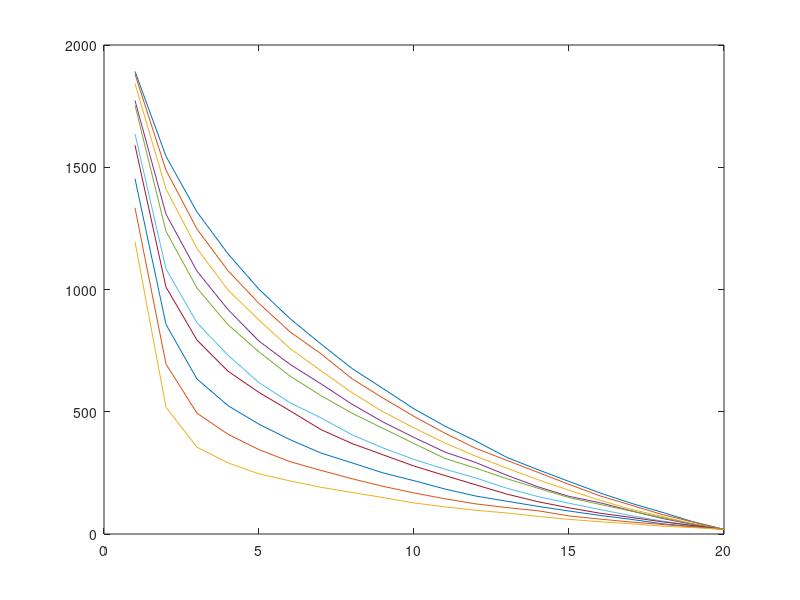

Reproduce this figure in MATLAB.
%Optimal Page Replacement algorithm.
%Made by: Vandit Sheth
%Optimal page replacement algorithm is only possible if we have a batch
%system i.e. the order of page calls is known before-hand.
%Here the locality of reference has been taken into consideration. The
%number of page calls are 2000 whereas the number of logical pages are
%2000 and the physical pages range from 1 to 20(the number of logical
%pages). In OPR the page when there is a page fault, first the empty slots
%(having page number 0) are filled. If there is no such slot than the page
%that is referenced again after maximum cycles is replaced. This algorithm
%is best to avoid page faults but it is expensive as the next reference of
%all physical pages will have to be checked. Also, this is only realizable
%if we know the sequence of page references before-hand

function OPR()
clear
ncalls=2000;
nlogical=20;
% calls=ceil(rand(1,ncalls)*nlogical);
result = zeros(1,nlogical);
calls=zeros(1,ncalls);
nlocal = 6;                 % page range of program locality 
locality = (0:9)*0.1;       % ten values of locality parameter

for cnt=1:10
    generate_calls(nlogical, nlocal, locality(cnt));
    for i=1:nlogical
        result(i)=pagefaults(i);
    end
    plot((1:nlogical), result);
    hold on;
end

%%%%%%%%%%%%%%%%%%%%%%%%%%%%%%%%%%%%%%%%%%%%%%%%%%%%%%%%%%%%%%%%%%%%%%%%%%%
function generate_calls( nlogical, nlocal, locality )
%
% nlogical - number of logical pages
% nlocal   - page range of program locality 
% locality - locality parameter (= probablility of making local reference)
%            (note: main program uses an array of 10 locality values)
%
%
tmp = size(calls);
ref_cnt = tmp(2);
%
% create the first nlocal references
calls(1:nlocal) = floor(rand(1,nlocal)*nlogical);
%
% now create the remaining references 
%
% each reference generated is either local or general:
%   local -- uniformly distributed over the last nlocal references
%   general -- uniformly distributed over all nlogical pages
%
% probability of generating local reference = locality 
%
for k = nlocal+1 : ref_cnt
    local = rand() > 1-locality;                % boooean flag for local reference   
    if local
        back_ref = floor(rand()*nlocal);        % within the last nlocal references
        calls(k) = calls(k-back_ref);     %   > that is, local reference
    else
        calls(k) = floor(rand()*nlogical);   % general reference, that is >
                                                % anywhere in logical address space
    end
end
end

%%%%%%%%%%%%%%%%%%%%%%%%%%%%%%%%%%%%%%%%%%%%%%%%%%%%%%%%%%%%%%%%%%%%%%%%%%%
function npf = pagefaults(nphysical)
    npf=0;
    physical=zeros(1,nphysical);
    nextref=zeros(1,nphysical)+ncalls+2;
    for j=1:ncalls
        found=find(physical==calls(j),1);
        if isempty(found)
            npf=npf+1;
            for k=1:nphysical
                if physical(k)~=0
                    temp=find(calls(j+1:numel(calls))==physical(k),1);
                        if isempty(temp)
                            nextref(k)=ncalls+1;
                        else
                            nextref(k)=temp;                    
                        end
                end
            end
            here=find(nextref==max(nextref),1);
            physical(here)=calls(j);
        end
    end
end
end
